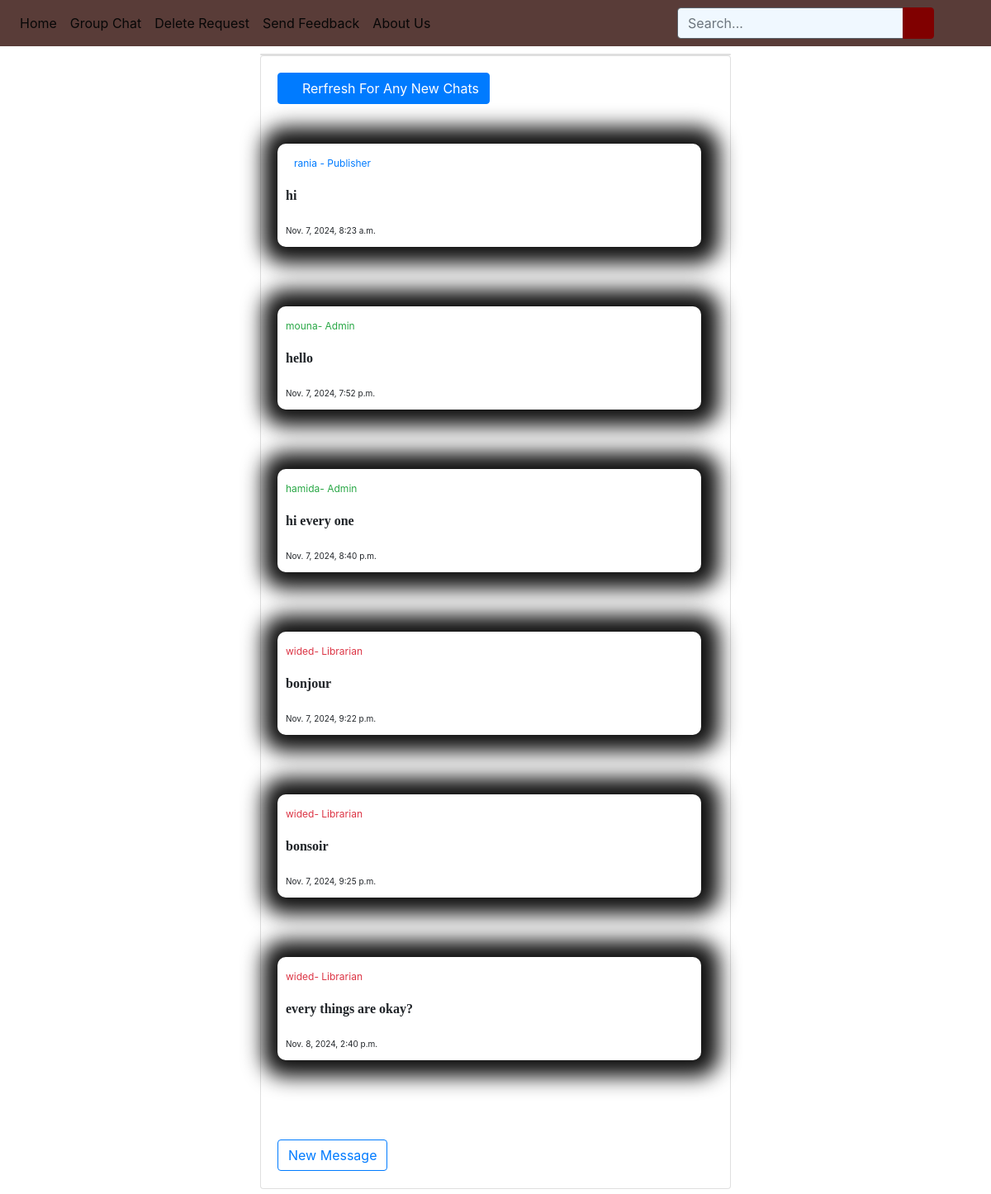
Page /ulchat/ (signed in) on the committed database.
### bookstore/models.py (models this page shows)
class Chat(models.Model):
    user = models.ForeignKey(User, on_delete=models.CASCADE)
    message = models.TextField()
    posted_at = models.DateTimeField(auto_now=True, null=True)
    def __str__(self):
        return str(self.message)

class User(AbstractUser):
    is_admin = models.BooleanField(default=False)
    is_publisher = models.BooleanField(default=False)
    is_librarian = models.BooleanField(default=False)
    class Meta:
        swappable = 'AUTH_USER_MODEL'

### bookstore/views.py (the view)
# urls.py: path('ulchat/', views.UListChat.as_view(), name='ulchat'),
class UListChat(LoginRequiredMixin, ListView):
	model = Chat
	template_name = 'publisher/chat_list.html'
	def get_queryset(self):
		return Chat.objects.filter(posted_at__lt=timezone.now()).order_by('posted_at')

### bookstore/templates/publisher/chat_list.html (shortened to what this page needs)
{% extends 'publisher/base.html' %}
{% block content %}
<div class="container-fluid">
<div class="row">
<div class="col-sm-3" style="color: red">
</div>
<div class="col-sm-6" style="padding-top: 65px">
    <div class="card">
</div>
<div class="card mb-2">
<div class="card-body">
<div class="row">
    <div class="col-sm-8">
    <a href="/ulchat"><button class="btn btn btn-primary"><i class="fa fa-refresh" aria-hidden="true"></i>
    Rerfresh For Any New Chats</button></a><br><br><br>
    {% for chat in object_list %}
        <div class="chat" style="width: 150%; background: white; box-shadow: 2px 0px 25px 20px #111;">
            {% if chat.user.is_superuser or chat.user.is_admin %}
                <small class="chat-user-special text-success"> {{ chat.user }}- Admin </small>
            {% elif chat.user.is_librarian %}
                <small class="chat-user-special text-danger"> {{ chat.user }}- Librarian </small>
            {% else %}
                        <small class="chat-user text-primary"> {{ chat.user }} - Publisher </small>
            {% endif %}
            <p><b class="chat-content">{{ chat|linebreaks }}</b></p>
            <small class="chat-date">{{ chat.posted_at }}</small>
        </div><br><br><br>
    {% empty %}
    <h1 class="heading">No Chats Yet Be The First To Message!</h1><br>
    {% endfor %}
    <br><a href="{% url 'ucchat' %}"><button class="btn btn-outline-primary">New Message</button></a>
    <div class="col-sm-4"></div>
    </div>
                      </div>
                    </div>
                  </div>
</div>
<div class="col-sm-2" style="color: red">
</div>
</div>
</div>
{% endblock content %}

### static/css/master.css (style rules this page uses)
html { scroll-behavior: smooth; }
.chat { background: rgb(220, 20, 60); border-radius: 10px; width: 70%; padding: 10px; }
.chat-content { font-family: 'Ubuntu', cursive; }
.chat-user-special { color: yellow; font-size: 12px; }
.chat-date { font-size: 10px; }
.chat-user { font-size: 12px; margin-left: 10px; }

### rows in the picture
Chat: user "rania", posted_at "Nov. 7, 2024, 8:23 a.m."
Chat: user "mouna", posted_at "Nov. 7, 2024, 7:52 p.m."
Chat: user "hamida", posted_at "Nov. 7, 2024, 8:40 p.m."
Chat: user "wided", posted_at "Nov. 7, 2024, 9:22 p.m."
Chat: user "wided", posted_at "Nov. 7, 2024, 9:25 p.m."
Chat: user "wided", posted_at "Nov. 8, 2024, 2:40 p.m."
